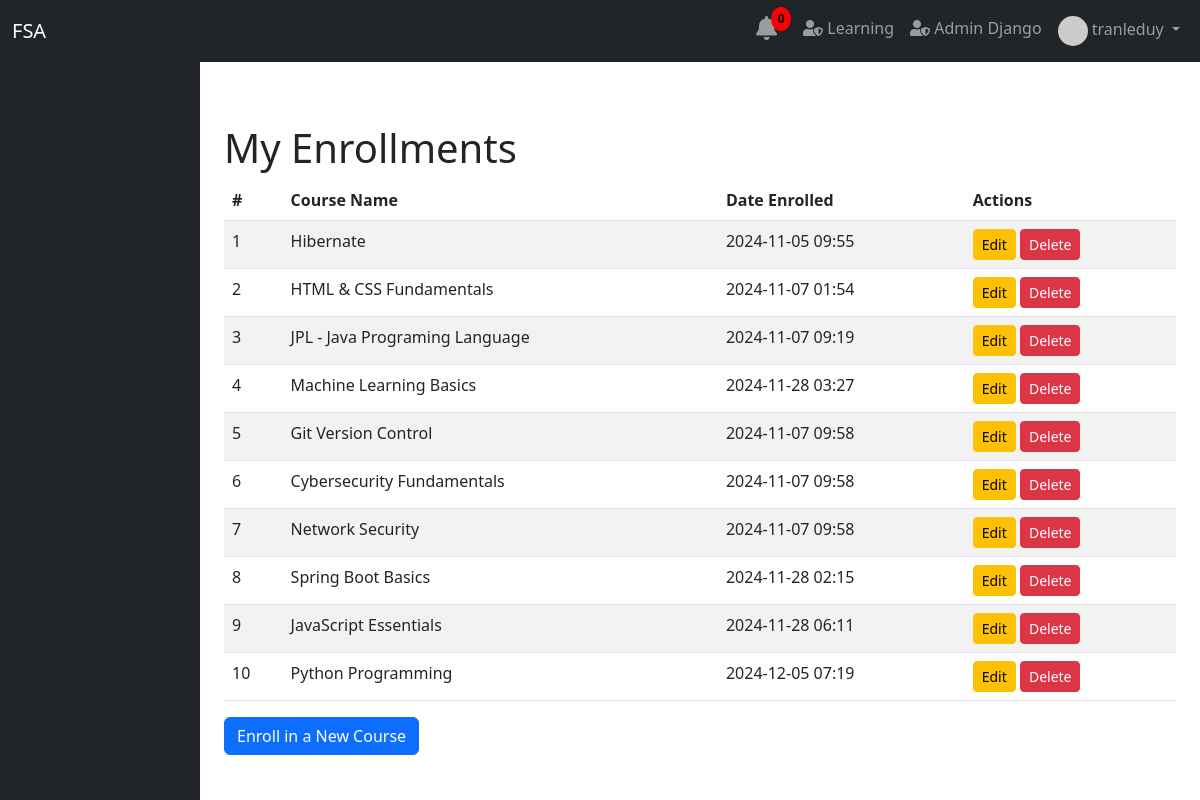
Page /group_enrollment/my-courses/ (signed in) on the committed database.
### user/models.py (models this page shows)
class User(AbstractUser):
    date_joined = models.DateTimeField(auto_now_add=True)
    training_programs = models.ManyToManyField(TrainingProgram, blank=True)
    modules = models.ManyToManyField(Module, related_name='assigned_users', blank=True)
    groups = models.ManyToManyField(
        Group,
        blank=True,
        help_text='The groups this user belongs to.',
        verbose_name='groups',
        related_name='custom_user_groups',
    )
    user_permissions = models.ManyToManyField(
        Permission,
        blank=True,
        help_text='Specific permissions for this user.',
        verbose_name='user permissions',
        related_name='custom_user_permissions',
    )

### course/models.py (models this page shows, shortened)
class Enrollment(models.Model):
    student = models.ForeignKey(settings.AUTH_USER_MODEL, on_delete=models.CASCADE, related_name='enrollments')
    course = models.ForeignKey(Course, on_delete=models.CASCADE, related_name='enrollments')
    date_enrolled = models.DateTimeField(auto_now_add=True)
    date_unenrolled = models.DateTimeField(null=True, blank=True)
    is_active = models.BooleanField(default=True)
    class Meta:
        unique_together = ('student', 'course')

class Course(models.Model):
    course_name = models.CharField(max_length=255, unique=True)
    course_code = models.CharField(max_length=20, unique=True, blank=True, null=True)
    description = models.TextField(blank=True, null=True)
    creator = models.ForeignKey(settings.AUTH_USER_MODEL, on_delete=models.SET_NULL, null=True, blank=True, related_name='created_courses')
    instructor = models.ForeignKey(settings.AUTH_USER_MODEL, on_delete=models.SET_NULL, null=True, blank=True, related_name='taught_courses')
    published = models.BooleanField(default=False)
    prerequisites = models.ManyToManyField('self', symmetrical=False, blank=True, related_name='is_prerequisite_for')
    tags = models.ManyToManyField('Tag', blank=True, related_name='courses')
    image = models.ImageField(upload_to='course_images/', null=True, blank=True)
    price = models.FloatField(default=0)  # Thêm giá trị mặc định nếu cần
    discount = models.FloatField(default=0)

### group_enrollment/views.py (the view)
# urls.py: path('my-courses/', views.enrollment_list, name='enrollment_list'),
def enrollment_list(request):
    enrollments = Enrollment.objects.filter(student=request.user)
    return render(request, 'enrollment/enrollment_list.html', {'enrollments': enrollments})

### group_enrollment/templates/enrollment/enrollment_list.html (shortened to what this page needs)
{% extends 'base.html' %}
{% block content %}
    <div class="container mt-5">
        <h1>My Enrollments</h1>
        {% if enrollments %}
            <table class="table table-striped">
                <thead>
                    <tr>
                        <th>#</th>
                        <th>Course Name</th>
                        <th>Date Enrolled</th>
                        <th>Actions</th>
                    </tr>
                </thead>
                <tbody>
                    {% for enrollment in enrollments %}
                        <tr>
                            <td>{{ forloop.counter }}</td>
                            <td>{{ enrollment.course.course_name }}</td>
                            <td>{{ enrollment.date_enrolled|date:"Y-m-d H:i" }}</td>
                            <td>
                                <a href="{% url 'group_enrollment:edit_enrollment' enrollment.id %}" class="btn btn-warning btn-sm">Edit</a>
                                <form action="{% url 'group_enrollment:delete_enrollment' enrollment.id %}" method="POST" style="display:inline;">
                                    <button type="submit" class="btn btn-danger btn-sm" onclick="return confirm('Are you sure you want to delete this enrollment?');">Delete</button>
                                </form>
                            </td>
                        </tr>
                    {% endfor %}
                </tbody>
            </table>
        {% else %}
            <div class="alert alert-info">You are not enrolled in any courses.</div>
        {% endif %}
        <a href="{% url 'group_enrollment:enroll_student' %}" class="btn btn-primary">Enroll in a New Course</a>
    </div>
{% endblock %}

### main/templates/admin_sidebar.html (shortened to what this page needs)
<!DOCTYPE html>
<html lang="en">
<head>
    <link href="https://cdn.jsdelivr.net/npm/bootstrap@5.3.0-alpha1/dist/css/bootstrap.min.css" rel="stylesheet">
    <link rel="stylesheet" href="https://cdnjs.cloudflare.com/ajax/libs/font-awesome/5.15.4/css/all.min.css">
</head>
<body>
    <nav class="navbar navbar-expand-lg navbar-dark bg-dark fixed-top">
        <div class="container-fluid">
            <a class="navbar-brand" href="{% url 'main:home' %}">FSA</a>
            <div class="collapse navbar-collapse" id="navbarNav">
                <ul class="navbar-nav ms-auto">
                    {% if request.user.is_authenticated %}
                        {% include 'notification_bell.html' %}
                        <li class="nav-item">
                            <a class="nav-link" href="{% url 'student_portal:course_list' %}">
                                <i class="fas fa-user-shield"></i> Learning
                            </a>
                        </li>
                        <li class="nav-item">
                            <a class="nav-link" href="{% url 'admin:index' %}" target="_blank">
                                <i class="fas fa-user-shield"></i> Admin Django
                            </a>
                        </li>
                        <li class="nav-item dropdown">
                            <a class="nav-link dropdown-toggle" href="#" id="userDropdown" role="button" data-bs-toggle="dropdown" aria-expanded="false">
                                {% if request.user.profile.profile_picture_url %}
                                    <img src="{{ request.user.profile.profile_picture_url }}" alt="Profile Picture" class="rounded-circle" width="30" height="30">
                                {% endif %}
                                {{ request.user.get_full_name|default:request.user.username }}
                            </a>
                        </li>
                    {% else %}
                        <li class="nav-item"><a class="nav-link" href="{% url 'main:register_email' %}">Register</a></li>
                        <li class="nav-item"><a class="nav-link" href="{% url 'main:login' %}">Login</a></li>
                    {% endif %}
                </ul>
            </div>
        </div>
    </nav>
    <div class="container-fluid">
        <div class="row">
            <nav id="sidebar" class="col-md-3 col-lg-2 bg-dark pt-3 vh-100 d-flex flex-column position-fixed" style="height: 100vh; overflow-y: auto;">
            </nav>
        </div>
    </div>
</body>
</html>

### rows in the picture
User: user.get_full_name "tranleduy"
Enrollment: course.course_name "Hibernate", date_enrolled "2024-11-05 09:55"
Enrollment: course.course_name "HTML & CSS Fundamentals", date_enrolled "2024-11-07 01:54"
Enrollment: course.course_name "JPL - Java Programing Language", date_enrolled "2024-11-07 09:19"
Enrollment: course.course_name "Machine Learning Basics", date_enrolled "2024-11-28 03:27"
Enrollment: course.course_name "Git Version Control", date_enrolled "2024-11-07 09:58"
Enrollment: course.course_name "Cybersecurity Fundamentals", date_enrolled "2024-11-07 09:58"
Enrollment: course.course_name "Network Security", date_enrolled "2024-11-07 09:58"
Enrollment: course.course_name "Spring Boot Basics", date_enrolled "2024-11-28 02:15"
Enrollment: course.course_name "JavaScript Essentials", date_enrolled "2024-11-28 06:11"
Enrollment: course.course_name "Python Programming", date_enrolled "2024-12-05 07:19"
